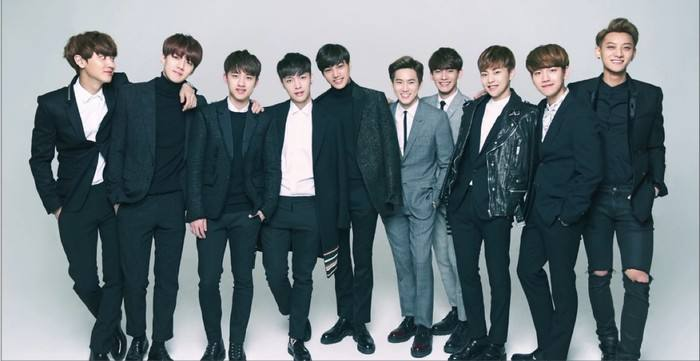
#> input picture Mtcnn_1/2.jpg, 700 x 361 px, found by its file name
$ python prespective.py
#> lines starting #> are read from the running program, lines starting #| are printed output that depends on the picture
import cv2
import numpy as np

img = cv2.imread("2.jpg")
#> img is the input picture: shape (361, 700, 3); mean B, G, R 125.7, 120.3, 108.1

pts1 = np.float32([[25, 30], [179, 25], [12, 188], [189, 190]])
pts2 = np.float32([[0, 0], [200, 0], [0, 200], [200, 200]])

M = cv2.getPerspectiveTransform(pts1, pts2)
dst = cv2.warpPerspective(img, M, (200, 201))
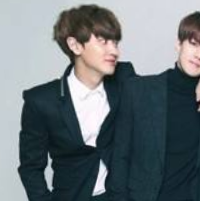
#> dst: shape (201, 200, 3); mean B, G, R 120.4, 116, 107.1

cv2.imshow("src", img)
cv2.imshow("dst", dst)

cv2.waitKey(0)

$ run again, with Mtcnn_1/0.jpg copied over Mtcnn_1/2.jpg
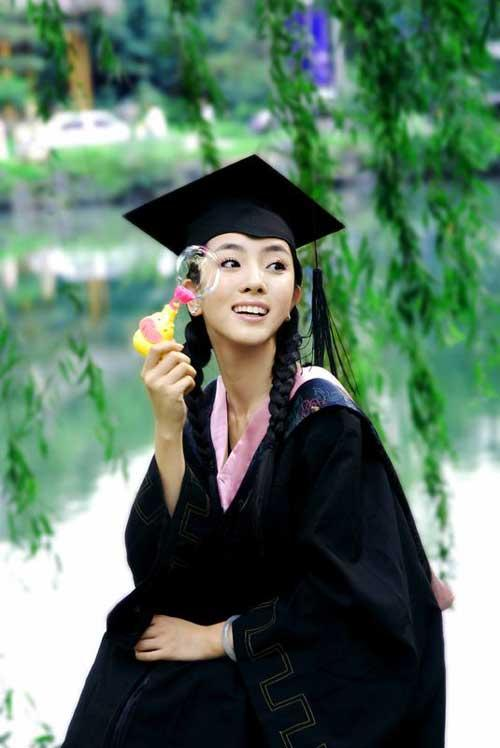
#> input picture Mtcnn_1/0.jpg, 500 x 748 px, found by its file name
#> img is the input picture: shape (748, 500, 3); mean B, G, R 99.5, 116.3, 91.6
#> `dst = cv2.warpPerspective(img, M, (200, 201))`:
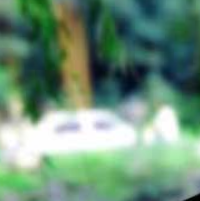
#> dst: shape (201, 200, 3); mean B, G, R 121.6, 144.9, 109.6

$ run again, with Mtcnn_1/1.jpg copied over Mtcnn_1/2.jpg
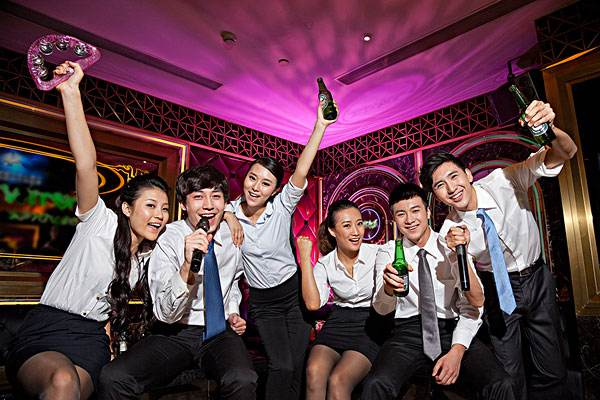
#> input picture Mtcnn_1/1.jpg, 600 x 400 px, found by its file name
#> img is the input picture: shape (400, 600, 3); mean B, G, R 74.7, 62.9, 96.9
#> `dst = cv2.warpPerspective(img, M, (200, 201))`:
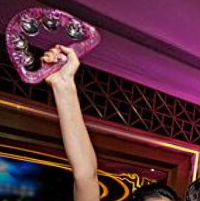
#> dst: shape (201, 200, 3); mean B, G, R 57.4, 45.8, 88.2
